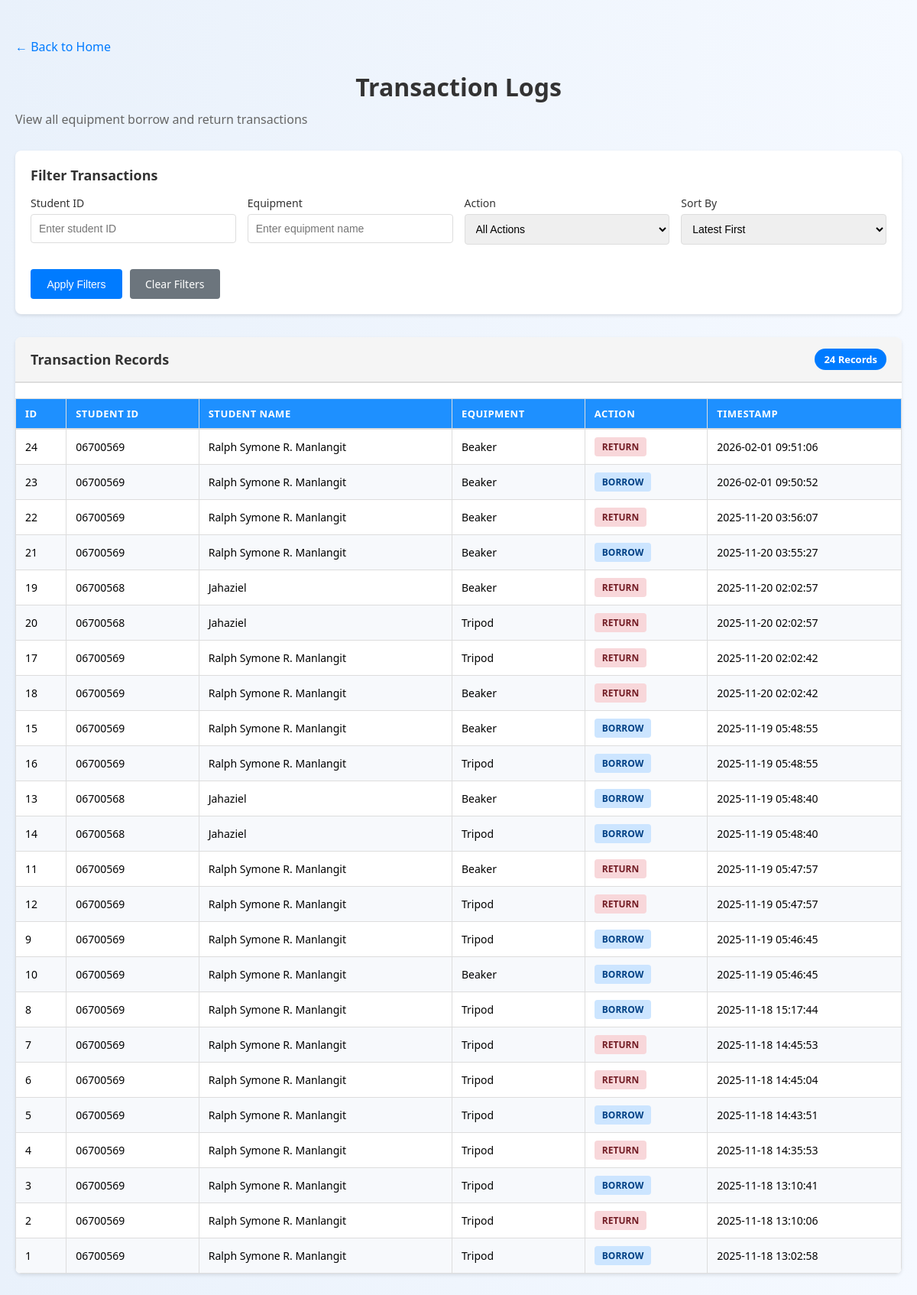
Page /admin_logs on the earlier database version.
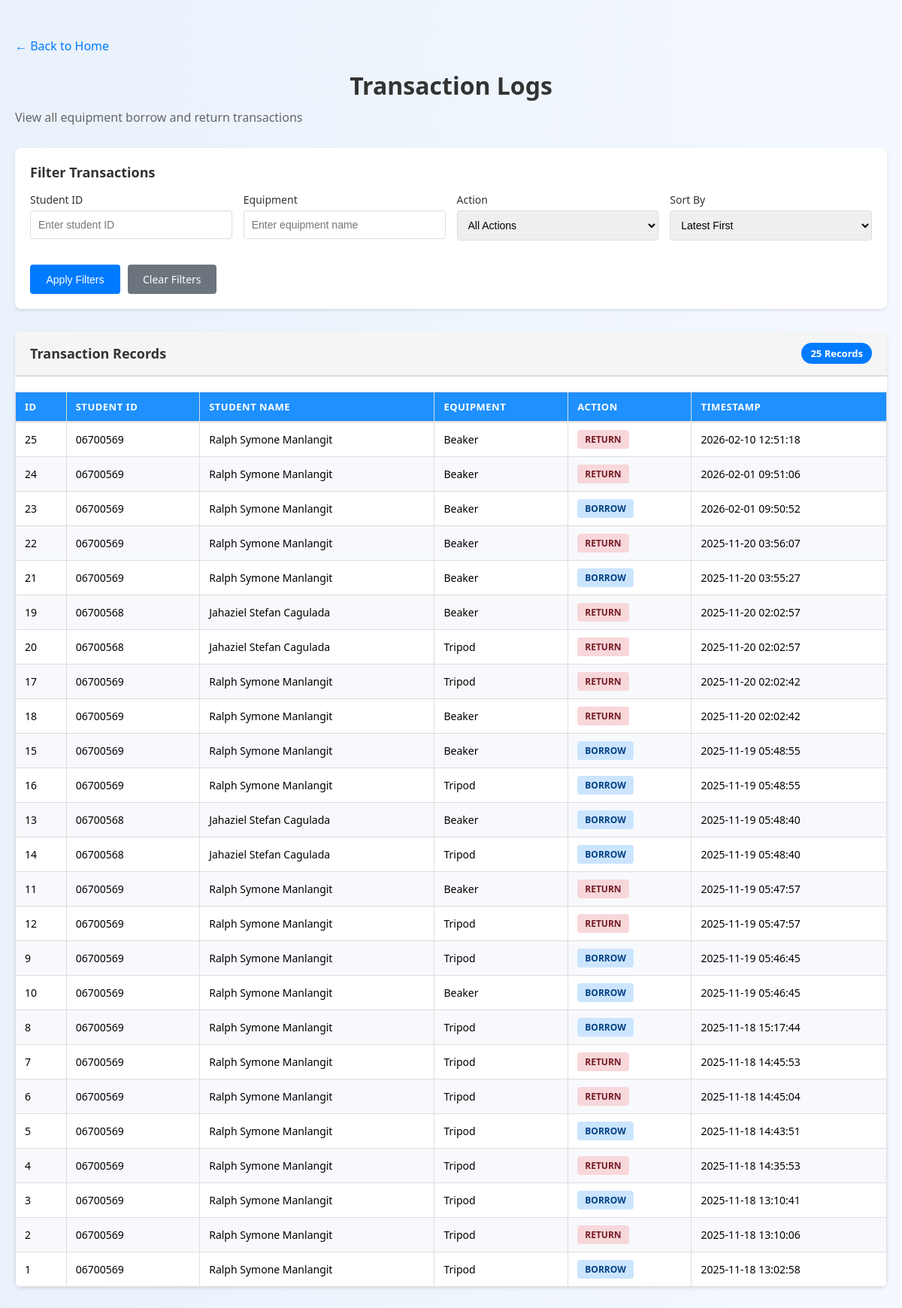
Same page on the later database version.
### tables this page shows
CREATE TABLE equipment_log (
            id INTEGER PRIMARY KEY AUTOINCREMENT,
            student_id TEXT NOT NULL,
            equipment_name TEXT NOT NULL,
            action TEXT CHECK(action IN ('borrow', 'return')),
            timestamp TEXT DEFAULT CURRENT_TIMESTAMP
        , quantity INTEGER DEFAULT 1);

CREATE TABLE students (
            student_id TEXT PRIMARY KEY,
            name TEXT NOT NULL,
            course TEXT,
            year_level INTEGER, student_type TEXT DEFAULT 'college');

### CV-app/app.py (the view)
@app.route('/admin_logs', methods=['GET', 'POST'])
def admin_logs():
    try:
        conn = sqlite3.connect("database.db")
        c = conn.cursor()
        filters = {
            'student_id': request.args.get('student_id', '').strip(),
            'equipment': request.args.get('equipment', '').strip(),
            'action': request.args.get('action', ''),
            'sort': request.args.get('sort', 'timestamp_desc')
        }
        query = """
            SELECT e.id, e.student_id, s.name, e.equipment_name, e.action, e.timestamp
            FROM equipment_log e
            LEFT JOIN students s ON e.student_id = s.student_id
            WHERE 1=1
        """
        params = []
        if filters['student_id']:
            query += " AND e.student_id = ?"
            params.append(filters['student_id'])
        if filters['equipment']:
            query += " AND e.equipment_name LIKE ?"
            params.append(f"%{filters['equipment']}%")
        if filters['action']:
            query += " AND e.action = ?"
            params.append(filters['action'])
        if filters['sort'] == 'timestamp_asc':
            query += " ORDER BY e.timestamp ASC"
        elif filters['sort'] == 'student_id':
            query += " ORDER BY e.student_id ASC"
        elif filters['sort'] == 'action':
            query += " ORDER BY e.action ASC, e.timestamp DESC"
        else:
            query += " ORDER BY e.timestamp DESC"
        c.execute(query, params)
        logs = c.fetchall()
        c.execute("SELECT DISTINCT student_id FROM students ORDER BY student_id")
        all_students = [s[0] for s in c.fetchall()]
        c.execute("SELECT DISTINCT equipment_name FROM equipment_log ORDER BY equipment_name")
        all_equipment = [eq[0] for eq in c.fetchall()]
        conn.close()
        return render_template('admin_logs.html',
                             logs=logs,
                             filters=filters,
                             students=all_students,
                             equipment=all_equipment)
    except Exception as e:
        print(f"Admin logs error: {str(e)}")
        flash(f"Error loading admin logs: {str(e)}")
        return redirect(url_for('home'))

### CV-app/templates/admin_logs.html (shortened to what this page needs)
<!DOCTYPE html>
<html>
<head>
    <link rel="stylesheet" href="{{ url_for('static', filename='style.css') }}">
</head>
<body>
        <div class="admin-container">
        <a href="{{ url_for('home') }}" class="back-link">← Back to Home</a>
        <div class="admin-header">
            <h1>Transaction Logs</h1>
            <p>View all equipment borrow and return transactions</p>
        </div>
        <div class="filter-section">
            <div class="filter-title">Filter Transactions</div>
            <form method="GET" action="{{ url_for('admin_logs') }}">
                <div class="filter-grid">
                    <div class="filter-group">
                        <label>Student ID</label>
                        <input type="text" name="student_id" value="{{ filters.student_id }}" placeholder="Enter student ID">
                    </div>
                    <div class="filter-group">
                        <label>Equipment</label>
                        <input type="text" name="equipment" value="{{ filters.equipment }}" placeholder="Enter equipment name">
                    </div>
                    <div class="filter-group">
                        <label>Action</label>
                        <select name="action">
                            <option value="">All Actions</option>
                        </select>
                    </div>
                    <div class="filter-group">
                        <label>Sort By</label>
                        <select name="sort">
                            <option value="timestamp_desc" {% if filters.sort == 'timestamp_desc' %}selected{% endif %}>Latest First</option>
                        </select>
                    </div>
                </div>
                <div class="filter-buttons">
                    <button type="submit" class="btn btn-primary">Apply Filters</button>
                    <a href="{{ url_for('admin_logs') }}" class="btn btn-secondary">Clear Filters</a>
                </div>
            </form>
        </div>
        <div class="logs-section">
            <div class="logs-header">
                <div class="logs-title">Transaction Records</div>
                <div class="logs-count">{{ logs|length }} Records</div>
            </div>
            {% if logs %}
            <table>
                <thead>
                    <tr>
                        <th>ID</th>
                        <th>Student ID</th>
                        <th>Student Name</th>
                        <th>Equipment</th>
                        <th>Action</th>
                        <th>Timestamp</th>
                    </tr>
                </thead>
                <tbody>
                    {% for log in logs %}
                    <tr>
                        <td>{{ log[0] }}</td>
                        <td>{{ log[1] }}</td>
                        <td>{{ log[2] or 'N/A' }}</td>
                        <td>{{ log[3] }}</td>
                        <td><span class="badge badge-{{ log[4].lower() }}">{{ log[4].upper() }}</span></td>
                        <td>{{ log[5] }}</td>
                    </tr>
                    {% endfor %}
                </tbody>
            </table>
            {% else %}
            <div class="no-data">No transaction records found.</div>
            {% endif %}
        </div>
    </div>
</body>
</html>

### CV-app/static/style.css (style rules this page uses)
body { font-family: 'Segoe UI', Tahoma, Geneva, Verdana, sans-serif; background: linear-gradient(to right, #e9f1fb, #f5f9ff); margin: 0; padding: 0; }
h1, h2 { color: #1f3b73; text-align: center; margin-bottom: 15px; }
form { display: flex; flex-direction: column; gap: 12px; margin-top: 10px; }
label { font-weight: 600; color: #333; }
input[type="text"], input[type="number"], textarea, select { padding: 10px; border: 1px solid #ccc; border-radius: 6px; font-size: 16px; width: 100%; box-sizing: border-box; }
button, input[type="submit"] { background-color: #1e90ff; color: white; padding: 10px 16px; border: none; border-radius: 6px; font-size: 16px; cursor: pointer; transition: background-color 0.25s ease; }
table { width: 100%; border-collapse: collapse; margin-top: 20px; }
table th, table td { padding: 10px 12px; text-align: left; border: 1px solid #ddd; }
table th { background-color: #1e90ff; color: white; }
table tr:nth-child(even) { background-color: #f7f9fc; }
button { min-width: 120px; }

### CV-app/templates/admin_logs.html (style rules this page uses)
.admin-container { max-width: 1200px; margin: 30px auto; padding: 20px; }
.admin-header { margin-bottom: 30px; }
.admin-header h1 { font-size: 32px; color: #333; margin: 0 0 10px 0; }
.admin-header p { color: #666; margin: 0; }
.filter-section { background: white; padding: 20px; border-radius: 8px; box-shadow: 0 2px 4px rgba(0,0,0,0.1); margin-bottom: 30px; }
.filter-title { font-size: 18px; font-weight: bold; margin-bottom: 15px; color: #333; }
.filter-grid { display: grid; grid-template-columns: repeat(auto-fit, minmax(250px, 1fr)); gap: 15px; margin-bottom: 20px; }
.filter-group { display: flex; flex-direction: column; }
.filter-group label { font-weight: 500; color: #333; margin-bottom: 5px; font-size: 14px; }
.filter-group input, .filter-group select { padding: 10px; border: 1px solid #ddd; border-radius: 4px; font-size: 14px; }
.filter-buttons { display: flex; gap: 10px; }
.btn { padding: 10px 20px; border: none; border-radius: 4px; cursor: pointer; font-size: 14px; font-weight: 500; text-decoration: none; }
.btn-primary { background: #007bff; color: white; }
.btn-secondary { background: #6c757d; color: white; }
.logs-section { background: white; border-radius: 8px; box-shadow: 0 2px 4px rgba(0,0,0,0.1); overflow: hidden; }
.logs-header { background: #f5f5f5; padding: 15px 20px; border-bottom: 2px solid #ddd; display: flex; justify-content: space-between; align-items: center; }
.logs-title { font-size: 18px; font-weight: bold; color: #333; }
.logs-count { background: #007bff; color: white; padding: 5px 12px; border-radius: 20px; font-size: 13px; font-weight: bold; }
table { width: 100%; border-collapse: collapse; }
thead { background: #f9f9f9; border-bottom: 2px solid #ddd; }
th { padding: 12px 15px; text-align: left; font-weight: 600; color: #333; font-size: 13px; text-transform: uppercase; letter-spacing: 0.5px; cursor: pointer; user-select: none; }
td { padding: 12px 15px; border-bottom: 1px solid #f0f0f0; font-size: 14px; }
.badge { display: inline-block; padding: 4px 10px; border-radius: 4px; font-size: 12px; font-weight: 600; }
.badge-borrow { background: #cce5ff; color: #004085; }
.badge-return { background: #f8d7da; color: #721c24; }
.back-link { display: inline-block; margin-bottom: 20px; color: #007bff; text-decoration: none; font-weight: 500; }

Differences in the rows shown:
added equipment_log: id "25", student "06700569", name "Ralph Symone Manlangit", equipment_name "Beaker", action "RETURN", timestamp "2026-02-10 12:51:18"
changed through a linked row, equipment_log id 24: name "Ralph Symone R. Manlangit" → "Ralph Symone Manlangit"
changed through a linked row, equipment_log id 23: name "Ralph Symone R. Manlangit" → "Ralph Symone Manlangit"
changed through a linked row, equipment_log id 22: name "Ralph Symone R. Manlangit" → "Ralph Symone Manlangit"
changed through a linked row, equipment_log id 21: name "Ralph Symone R. Manlangit" → "Ralph Symone Manlangit"
changed through a linked row, equipment_log id 19: name "Jahaziel" → "Jahaziel Stefan Cagulada"
changed through a linked row, equipment_log id 20: name "Jahaziel" → "Jahaziel Stefan Cagulada"
changed through a linked row, equipment_log id 17: name "Ralph Symone R. Manlangit" → "Ralph Symone Manlangit"
changed through a linked row, equipment_log id 18: name "Ralph Symone R. Manlangit" → "Ralph Symone Manlangit"
changed through a linked row, equipment_log id 15: name "Ralph Symone R. Manlangit" → "Ralph Symone Manlangit"
changed through a linked row, equipment_log id 16: name "Ralph Symone R. Manlangit" → "Ralph Symone Manlangit"
changed through a linked row, equipment_log id 13: name "Jahaziel" → "Jahaziel Stefan Cagulada"
changed through a linked row, equipment_log id 14: name "Jahaziel" → "Jahaziel Stefan Cagulada"
changed through a linked row, equipment_log id 11: name "Ralph Symone R. Manlangit" → "Ralph Symone Manlangit"
changed through a linked row, equipment_log id 12: name "Ralph Symone R. Manlangit" → "Ralph Symone Manlangit"
changed through a linked row, equipment_log id 9: name "Ralph Symone R. Manlangit" → "Ralph Symone Manlangit"
changed through a linked row, equipment_log id 10: name "Ralph Symone R. Manlangit" → "Ralph Symone Manlangit"
changed through a linked row, equipment_log id 8: name "Ralph Symone R. Manlangit" → "Ralph Symone Manlangit"
changed through a linked row, equipment_log id 7: name "Ralph Symone R. Manlangit" → "Ralph Symone Manlangit"
changed through a linked row, equipment_log id 6: name "Ralph Symone R. Manlangit" → "Ralph Symone Manlangit"
changed through a linked row, equipment_log id 5: name "Ralph Symone R. Manlangit" → "Ralph Symone Manlangit"
changed through a linked row, equipment_log id 4: name "Ralph Symone R. Manlangit" → "Ralph Symone Manlangit"
changed through a linked row, equipment_log id 3: name "Ralph Symone R. Manlangit" → "Ralph Symone Manlangit"
changed through a linked row, equipment_log id 2: name "Ralph Symone R. Manlangit" → "Ralph Symone Manlangit"
changed through a linked row, equipment_log id 1: name "Ralph Symone R. Manlangit" → "Ralph Symone Manlangit"
Other differences:
{{ logs|length }}: "24" → "25"
